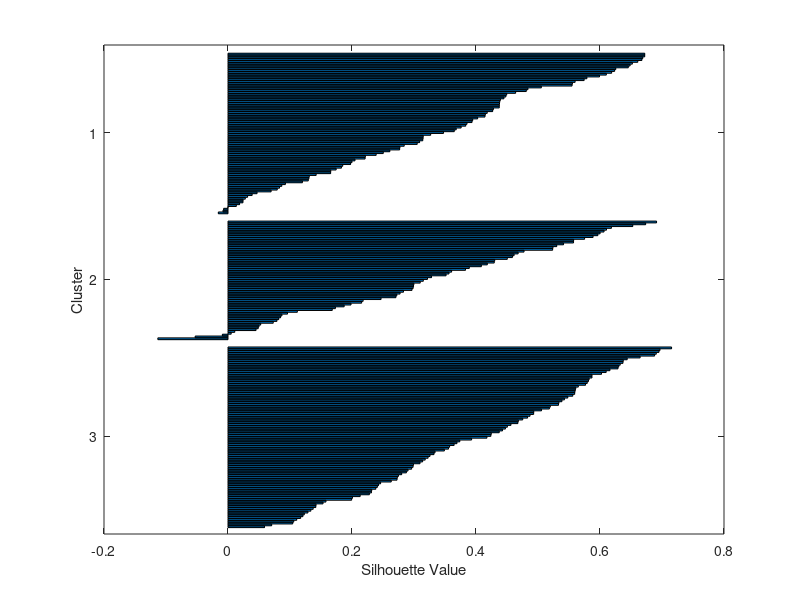

Reproduce this figure in MATLAB. (Note: this script raises an error after producing the figure.)
clc;
clearvars;

% Example data (replace with your actual data)
x1 = randn(36, 43); % Frequency domain features for user 1
x2 = randn(36, 43); % Frequency domain features for user 2
x3 = randn(36, 43); % Frequency domain features for user 3
x4 = randn(36, 43); % Frequency domain features for user 4
x5 = randn(36, 43); % Frequency domain features for user 5
x6 = randn(36, 43); % Frequency domain features for user 6
x7 = randn(36, 43); % Frequency domain features for user 7
x8 = randn(36, 43); % Frequency domain features for user 8
x9 = randn(36, 43); % Frequency domain features for user 9
x10 = randn(36, 43); % Frequency domain features for user 10

y1 = randn(36, 88); % Time domain features for user 1
y2 = randn(36, 88); % Time domain features for user 2
y3 = randn(36, 88); % Time domain features for user 3
y4 = randn(36, 88); % Time domain features for user 4
y5 = randn(36, 88); % Time domain features for user 5
y6 = randn(36, 88); % Time domain features for user 6
y7 = randn(36, 88); % Time domain features for user 7
y8 = randn(36, 88); % Time domain features for user 8
y9 = randn(36, 88); % Time domain features for user 9
y10 = randn(36, 88); % Time domain features for user 10

% Combine the frequency-domain and time-domain features for each user
combinedFeatures = [
    [x1, y1];
    [x2, y2];
    [x3, y3];
    [x4, y4];
    [x5, y5];
    [x6, y6];
    [x7, y7];
    [x8, y8];
    [x9, y9];
    [x10, y10]
];

% Normalize the combined features
combinedFeatures = (combinedFeatures - mean(combinedFeatures)) ./ std(combinedFeatures);

% Split the dataset into training (70%), validation (15%), and test (15%) sets
numSamples = size(combinedFeatures, 1);
numTrain = round(0.7 * numSamples);   % 70% for training
numVal = round(0.15 * numSamples);    % 15% for validation
numTest = numSamples - numTrain - numVal;  % Remaining for test

% Randomly shuffle the indices
shuffledIndices = randperm(numSamples);

% Split the data
trainData = combinedFeatures(shuffledIndices(1:numTrain), :);
valData = combinedFeatures(shuffledIndices(numTrain+1:numTrain+numVal), :);
testData = combinedFeatures(shuffledIndices(numTrain+numVal+1:end), :);

% Apply PCA (Manually)
covMatrix = cov(trainData);
[eigenvectors, eigenvalues] = eig(covMatrix);
[sortedEigenvalues, sortIdx] = sort(diag(eigenvalues), 'descend');
sortedEigenvectors = eigenvectors(:, sortIdx);
numComponents = 3;
trainReducedFeatures = trainData * sortedEigenvectors(:, 1:numComponents);
valReducedFeatures = valData * sortedEigenvectors(:, 1:numComponents);
testReducedFeatures = testData * sortedEigenvectors(:, 1:numComponents);

% Initialize parameters
numClusters = 3;  % Number of clusters
maxIter = 100;    % Maximum iterations
tol = 1e-4;       % Convergence tolerance
epochs = 20;      % Train for multiple epochs

% Tracking Silhouette Scores for visualization
trainSilhouetteScores = zeros(epochs, 1);
valSilhouetteScores = zeros(epochs, 1);

% Function to train K-Means and update centroids
function [centroids, clusterIndices] = trainKMeans(trainData, numClusters, maxIter, tol)
    centroids = trainData(randperm(size(trainData, 1), numClusters), :);  % Initialize centroids randomly
    for iter = 1:maxIter
        % Assign samples to the nearest centroid using Euclidean distance
        distances = zeros(size(trainData, 1), numClusters);
        for i = 1:size(trainData, 1)
            for k = 1:numClusters
                distances(i, k) = sum((trainData(i, :) - centroids(k, :)).^2); % Euclidean distance
            end
        end
        [~, clusterIndices] = min(distances, [], 2);

        % Compute new centroids
        newCentroids = zeros(numClusters, size(trainData, 2));
        for k = 1:numClusters
            newCentroids(k, :) = mean(trainData(clusterIndices == k, :), 1);
        end

        % Check for convergence (if centroids do not change significantly)
        if norm(newCentroids - centroids) < tol
            disp('Convergence reached.');
            break;
        end
        centroids = newCentroids;
    end
end

% Training K-Means for multiple epochs
for epoch = 1:epochs
    % Train the K-Means model
    [centroids, clusterIndices] = trainKMeans(trainReducedFeatures, numClusters, maxIter, tol);

    % Evaluate clustering using Silhouette Score on training and validation sets
    trainSilhouetteScores(epoch) = mean(silhouette(trainReducedFeatures, clusterIndices));
    
    % Assign clusters to validation data
    distancesVal = zeros(size(valReducedFeatures, 1), numClusters);
    for i = 1:size(valReducedFeatures, 1)
        for k = 1:numClusters
            distancesVal(i, k) = sum((valReducedFeatures(i, :) - centroids(k, :)).^2);
        end
    end
    [valClusterIndices, ~] = min(distancesVal, [], 2);
    valSilhouetteScores(epoch) = mean(silhouette(valReducedFeatures, valClusterIndices));
    
    % Visualize clustering progress (plot centroids and data points)
    figure;
    hold on;
    gscatter(trainReducedFeatures(:, 1), trainReducedFeatures(:, 2), clusterIndices, 'rgb', 'xo', 8);
    plot(centroids(:, 1), centroids(:, 2), 'kx', 'MarkerSize', 10, 'LineWidth', 3);
    title(['Epoch ' num2str(epoch) ' - Clustering Progress']);
    xlabel('Principal Component 1');
    ylabel('Principal Component 2');
    grid on;
    hold off;
end

% Plot the training Silhouette Score over epochs
figure;
subplot(1, 2, 1);
plot(1:epochs, trainSilhouetteScores, '-o', 'LineWidth', 2);
title('Training Silhouette Score Over Epochs');
xlabel('Epochs');
ylabel('Silhouette Score');
grid on;

% Plot the validation Silhouette Score over epochs
subplot(1, 2, 2);
plot(1:epochs, valSilhouetteScores, '-o', 'LineWidth', 2);
title('Validation Silhouette Score Over Epochs');
xlabel('Epochs');
ylabel('Silhouette Score');
grid on;

% 3. Final Clustering Evaluation on Test Set
distancesTest = zeros(size(testReducedFeatures, 1), numClusters);
for i = 1:size(testReducedFeatures, 1)
    for k = 1:numClusters
        distancesTest(i, k) = sum((testReducedFeatures(i, :) - centroids(k, :)).^2);
    end
end
[testClusterIndices, ~] = min(distancesTest, [], 2);

% Plot final clustering result on test set
figure;
gscatter(testReducedFeatures(:, 1), testReducedFeatures(:, 2), testClusterIndices, 'rgb', 'xo', 8);
title('Test Set Clustering');
xlabel('Principal Component 1');
ylabel('Principal Component 2');
grid on;


%{

trainKMeans Function: This function trains the K-Means model, assigns clusters, updates centroids, and checks for convergence.
Silhouette Score: The Silhouette Score is calculated to evaluate the clustering quality on both the training and validation datasets.
Epoch Visualization: At each epoch, the centroids are updated and the clustering progress is visualized with gscatter to show how clusters evolve over time.
Training and Validation Silhouette Scores: The silhouette scores are tracked and plotted to show how well the clustering is performing during training.

%}